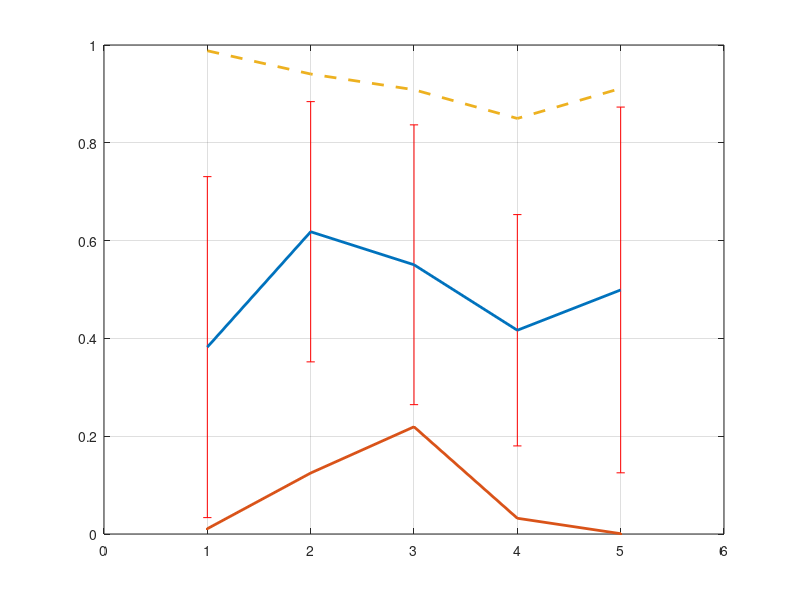

The MATLAB source for this figure:
clc, clear;
x=random('Uniform',0,1,10,5);
media=mean(x);
mejor=min(x);
peor=max(x);
desv=std(x);
errorbar(media,desv,'r')
grid on
hold on
plot(media,'linewidth',2);
plot(mejor,'.-','linewidth',2);
plot(peor,'--','linewidth',2);
grid on
